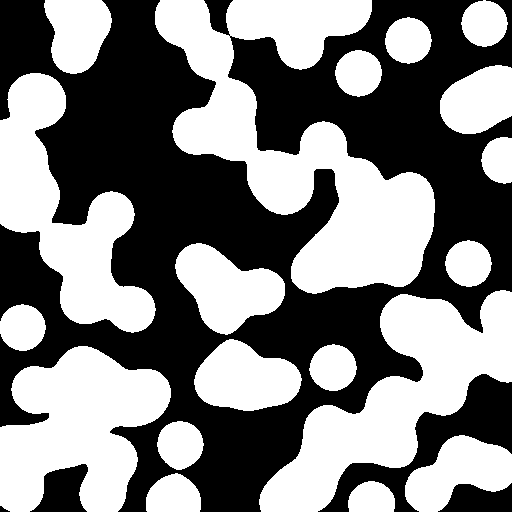
#> input picture skimage.data.binary_blobs(), 512 x 512 px
$ python image_lib.py   (older library calls are emulated)
#> lines starting #> are read from the running program, lines starting #| are printed output that depends on the picture; after the words box and inside, x2 and y2 are one past the last pixel; in counts of white or black regions, pixels touching at a corner belong together

import numpy as np
import matplotlib.pyplot as plt
from skimage import filters, color, io, data, draw
from skimage.exposure import histogram
import skimage.segmentation as seg
from skimage.filters import threshold_otsu, gaussian
from skimage.color import rgb2gray
from skimage.segmentation import active_contour
import time
# https://scikit-image.org/docs/dev/user_guide/tutorial_segmentation.html
# https://scikit-image.org/docs/dev/auto_examples/edges/plot_active_contours.html

from skimage.morphology import medial_axis, skeletonize, thin


class ImageLib():
    def __init__(self):
        self.image = data.binary_blobs()
#> self.image is the input picture: shape (512, 512) bool; 50% white; 19 white regions, largest, box (x1, y1, x2, y2) and area: (155, 0, 435, 294) 33946, (259, 290, 512, 512) 21686, (0, 346, 171, 512) 18503
        self.image = io.imread('../../images/green.png')
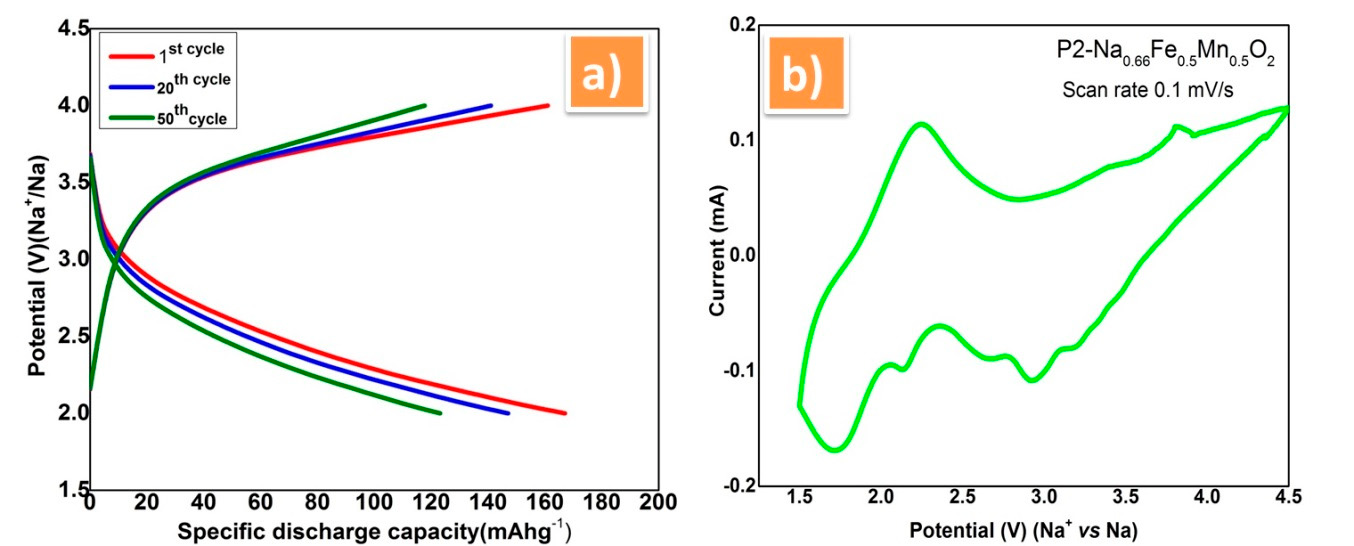
#> input picture physchem/images/green.png, 1354 x 546 px, found by its file name
#> self.image is the input picture: shape (546, 1354, 3); mean R, G, B 240.3, 241.7, 238.4
        self.image = rgb2gray(self.image)
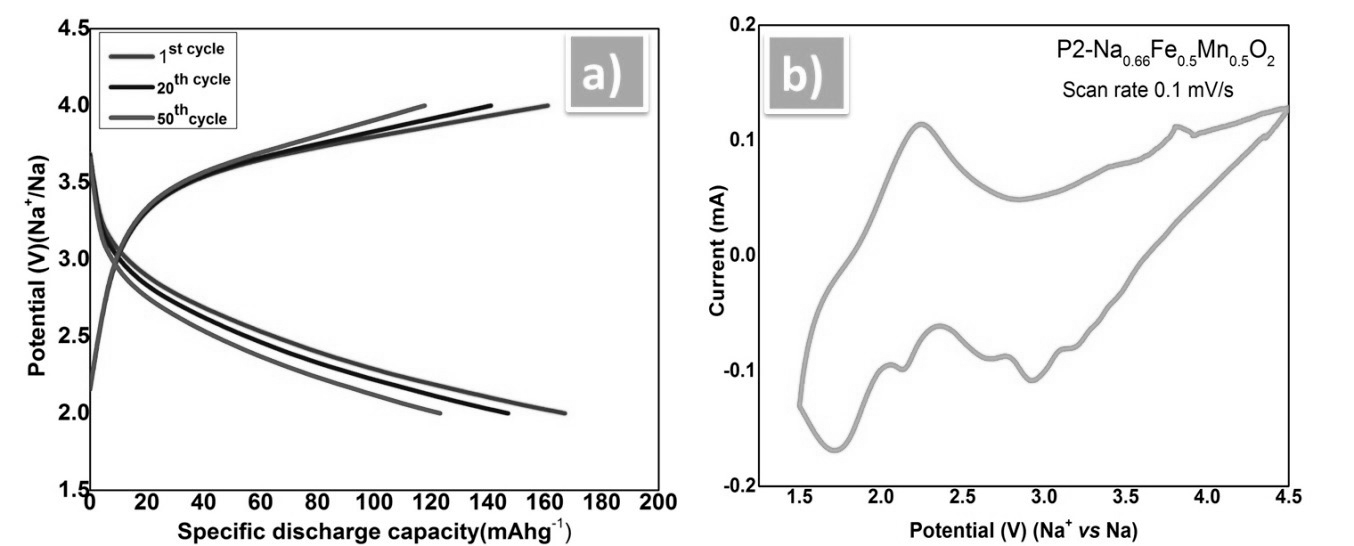
#> self.image: shape (546, 1354) float64; min 0, max 1, mean 0.946
        self.image = 255 - self.image
        thresh = threshold_otsu(self.image)
#> thresh = 254.4
        thresh = 40
        binary = self.image > thresh
#> binary: shape (546, 1354) bool; every value is 1
        self.image = binary
        print("read image")

    # [167 lines left out: functions image_show, circle_points, blobs, image_show_top, supervised, snake1 and 2 more, not called in this run]

#thin
    def thin(self):
        print("start thin")

        from skimage.morphology import skeletonize
        from skimage.util import invert

        # Invert the horse image
        image = invert(data.horse())
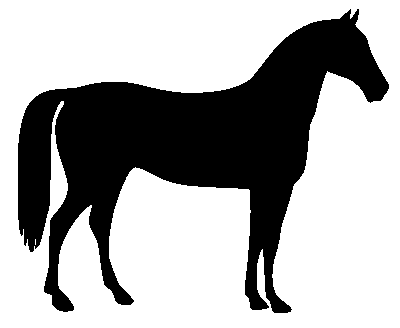
#> input picture skimage.data.horse(), 400 x 328 px
#> image: shape (328, 400) bool; 33.1% white; 1 white region, box (x1, y1, x2, y2) and area: (18, 9, 389, 313) 43412

        # perform skeletonization
        skeleton = skeletonize(image)
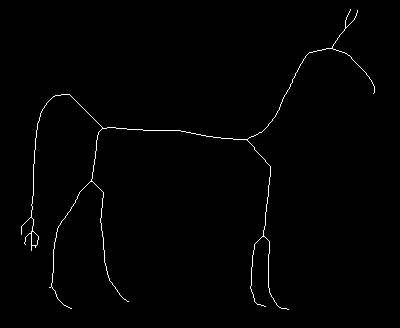
#> skeleton: shape (328, 400) bool; 0.91% white in thin lines or dots, all inside (x1, y1, x2, y2) = (21, 9, 375, 310)

        # display results
        fig, axes = plt.subplots(nrows=1, ncols=2, figsize=(8, 4),
                                 sharex=True, sharey=True)

        ax = axes.ravel()

        ax[0].imshow(image, cmap=plt.cm.gray)
        ax[0].axis('off')
        ax[0].set_title('original', fontsize=20)

        ax[1].imshow(skeleton, cmap=plt.cm.gray)
        ax[1].axis('off')
        ax[1].set_title('skeleton', fontsize=20)

        fig.tight_layout()
        plt.show()
        print ("end thin")


    def skel1(self):
        print ("start skel1")
#> (the run stopped early here; a loop or call above may not have finished)

$ run again, with physchem/images/PMC5453356.png copied over physchem/images/green.png
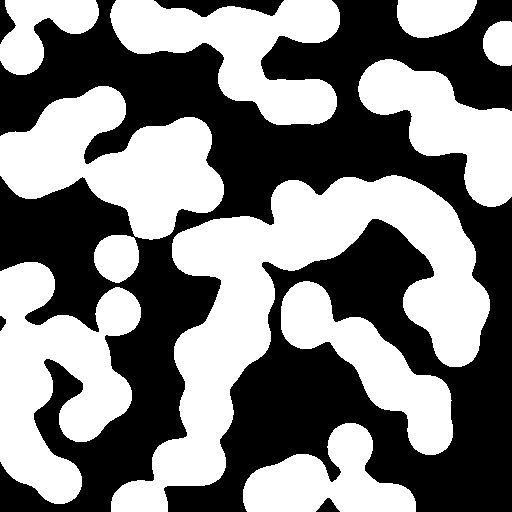
#> input picture physchem/images/PMC5453356.png, 512 x 512 px
#> in __init__, self.image is the input picture: shape (512, 512) bool; 50% white; 11 white regions, largest, box (x1, y1, x2, y2) and area: (111, 175, 490, 512) 38841, (0, 262, 141, 504) 19484, (0, 86, 224, 240) 18827
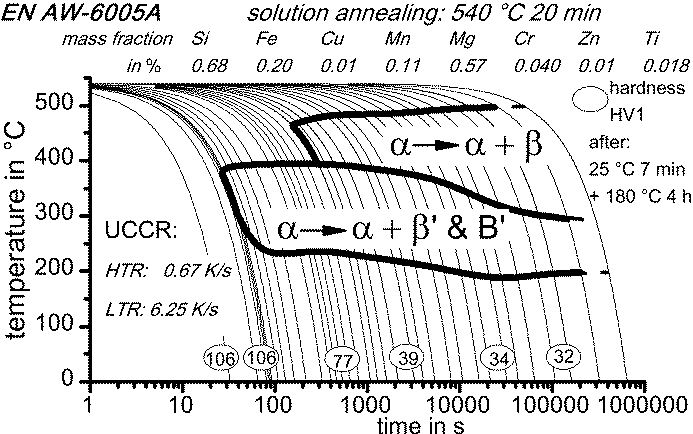
#> input picture physchem/images/green.png, 693 x 434 px, found by its file name
#> thresh = 0
#> binary: shape (434, 693) bool; 12.2% white; 855 white regions (592 under 20 px), largest, box (x1, y1, x2, y2) and area: (79, 76, 647, 393) 16657, (479, 215, 498, 239) 225, (300, 225, 347, 236) 213
#> image: shape (328, 400) bool; 33.1% white; 1 white region, box (x1, y1, x2, y2) and area: (18, 9, 389, 313) 43412
#> skeleton: shape (328, 400) bool; 0.91% white in thin lines or dots, all inside (x1, y1, x2, y2) = (21, 9, 375, 310)
#> in thin, `plt.show()`:
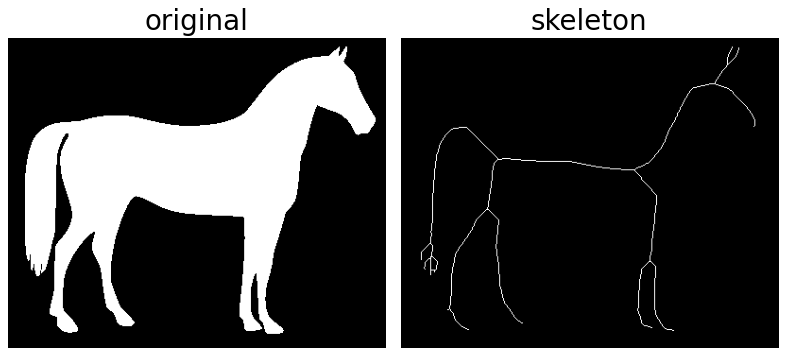
#> figure drawn by matplotlib, 2 panels

$ run again, with physchem/images/capacitycycle.png copied over physchem/images/green.png
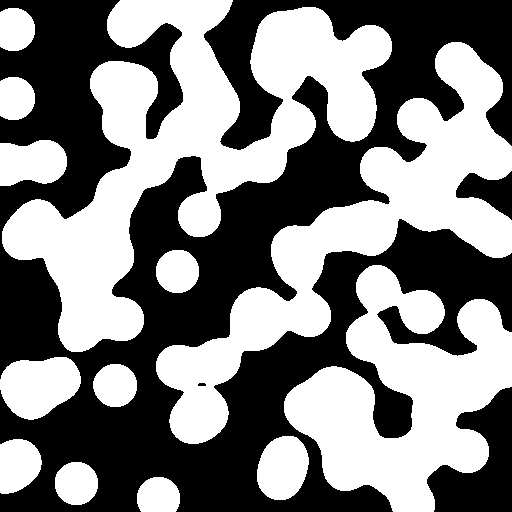
#> input picture physchem/images/capacitycycle.png, 512 x 512 px
#> in __init__, self.image is the input picture: shape (512, 512) bool; 50% white; 13 white regions, largest, box (x1, y1, x2, y2) and area: (2, 0, 392, 352) 48650, (156, 42, 512, 444) 34076, (284, 265, 512, 512) 29254
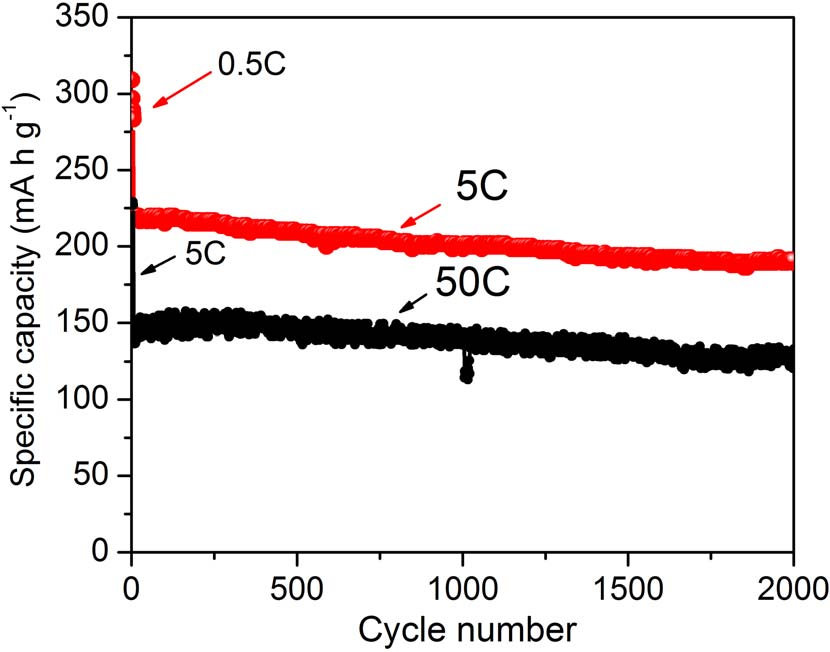
#> input picture physchem/images/green.png, 830 x 652 px, found by its file name
#> in __init__, self.image is the input picture: shape (652, 830, 3); mean R, G, B 236.6, 230.2, 230.2
#> thresh = 254.4
#> binary: shape (652, 830) bool; every value is 1
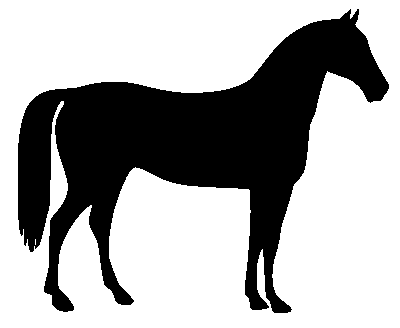
#> input picture skimage.data.horse(), 400 x 328 px
#> image: shape (328, 400) bool; 33.1% white; 1 white region, box (x1, y1, x2, y2) and area: (18, 9, 389, 313) 43412
#> skeleton: shape (328, 400) bool; 0.91% white in thin lines or dots, all inside (x1, y1, x2, y2) = (21, 9, 375, 310)

$ run again, with physchem/images/capacitycycle90.png copied over physchem/images/green.png
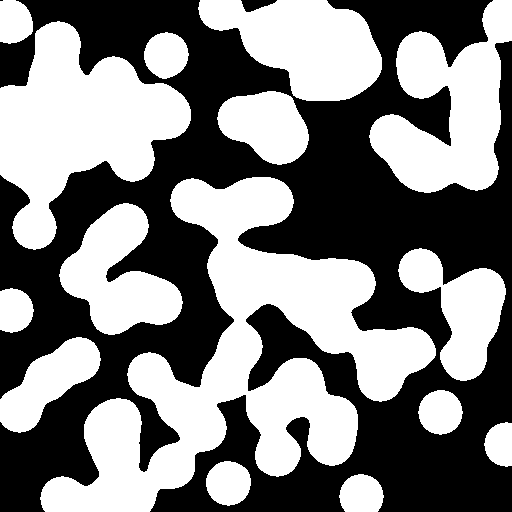
#> input picture physchem/images/capacitycycle90.png, 512 x 512 px
#> in __init__, self.image is the input picture: shape (512, 512) bool; 50% white; 3 black regions (1 under 20 px), largest, box (x1, y1, x2, y2) and area: (0, 0, 512, 512) 130797, (241, 0, 277, 12) 264
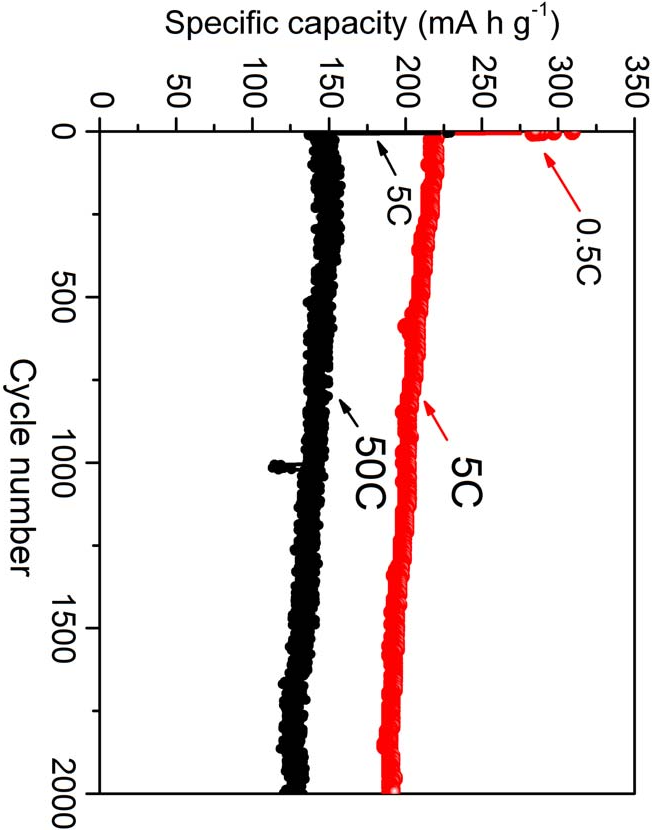
#> input picture physchem/images/green.png, 652 x 830 px, found by its file name
#> in __init__, self.image is the input picture: shape (830, 652, 4); mean R, G, B, A 236.6, 230.2, 230.2, 255
#> thresh = 254.4
#> binary: shape (830, 652) bool; every value is 1
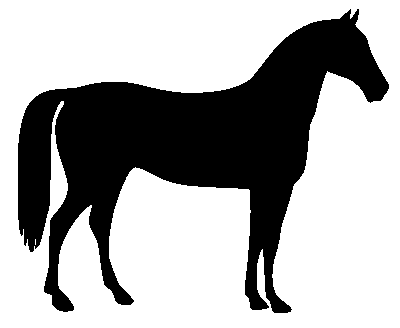
#> input picture skimage.data.horse(), 400 x 328 px
#> image: shape (328, 400) bool; 33.1% white; 1 white region, box (x1, y1, x2, y2) and area: (18, 9, 389, 313) 43412
#> skeleton: shape (328, 400) bool; 0.91% white in thin lines or dots, all inside (x1, y1, x2, y2) = (21, 9, 375, 310)
